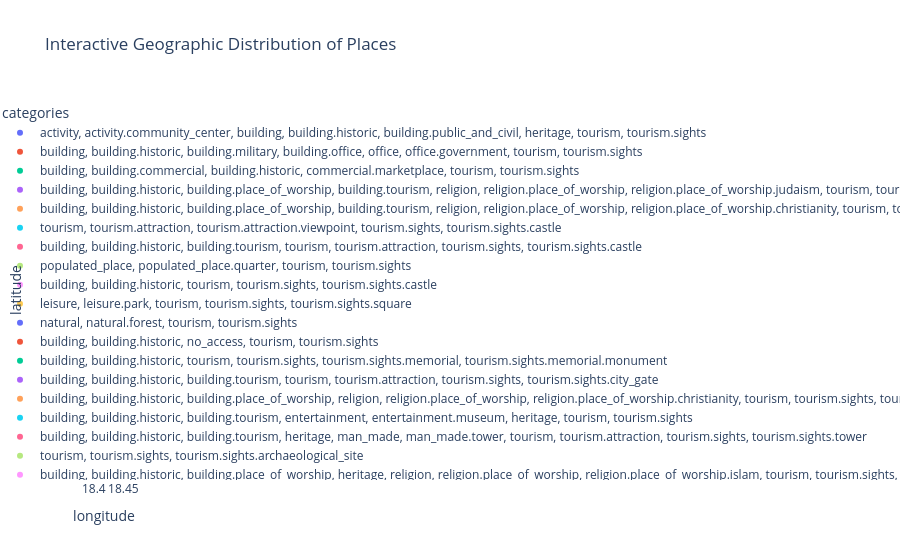

Notebook cell for this chart:
### Markdown cell above
### Interactive Chart 3 - Interactive Geographic Scatter

This chart shows places by longitude and latitude. A scatter plot was chosen because it represents two continuous geographic variables. Hover tooltips add place name, city, country, and category details.

### Code cell
interactive_map_scatter(df, "../outputs/visualizations/interactive")
